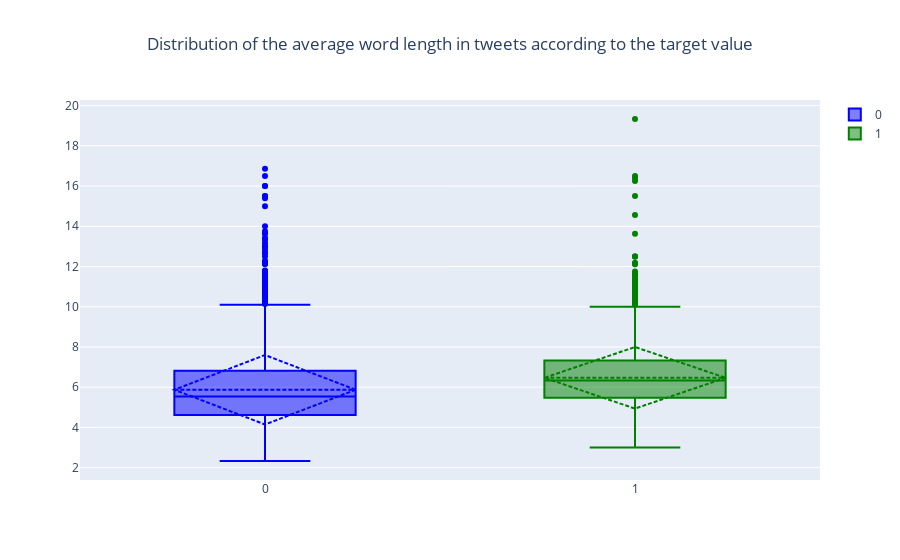

The notebook cell saved with this chart:
### Code cell
fig = go.Figure()

fig.add_trace(go.Box(y=train[train.target == 0].avg_word_length,
                     marker_color="blue",
                     boxmean='sd',
                     name="0"))

fig.add_trace(go.Box(y=train[train.target == 1].avg_word_length,
                     marker_color="green",
                     boxmean='sd',
                     name="1"))

fig.update_layout(title="Distribution of the average word length in tweets according to the target value",
                  title_x=0.5)

fig.show()

### Figure 1 — Plotly figure (JSON) as saved in the notebook; plotly's stock layout.template omitted (floating-point values rounded to 4 significant figures; data arrays with more than 128 entries replaced by an {"elided": "..."} marker saying what was removed)
{"data": [{"boxmean": "sd", "marker": {"color": "blue"}, "name": "0", "type": "box", "y": {"elided": "3701 float values"}}, {"boxmean": "sd", "marker": {"color": "green"}, "name": "1", "type": "box", "y": {"elided": "2770 float values"}}], "layout": {"title": {"text": "Distribution of the average word length in tweets according to the target value", "x": 0.5}}}
